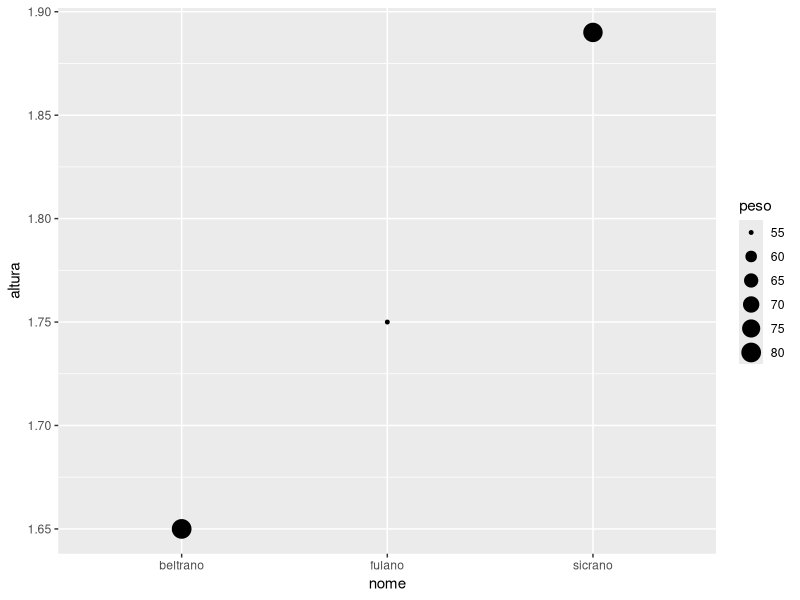

Here is the R script that generated this plot: (Note: this script raises an error after producing the figure.)
library(tidyverse)

tabela = tibble(
    nome = c('fulano','sicrano','beltrano'),
    altura = c(1.75,1.89,1.65),
    peso = c(55,79,80))

glimpse(tabela)

ggplot(data = tabela,
       mapping = aes(x = nome, 
                     size = peso, 
                     y = altura)) +
    geom_point(color= 'black')

#Joga o X na proxima op
x %>% op() %>% op2() %>% op3()
